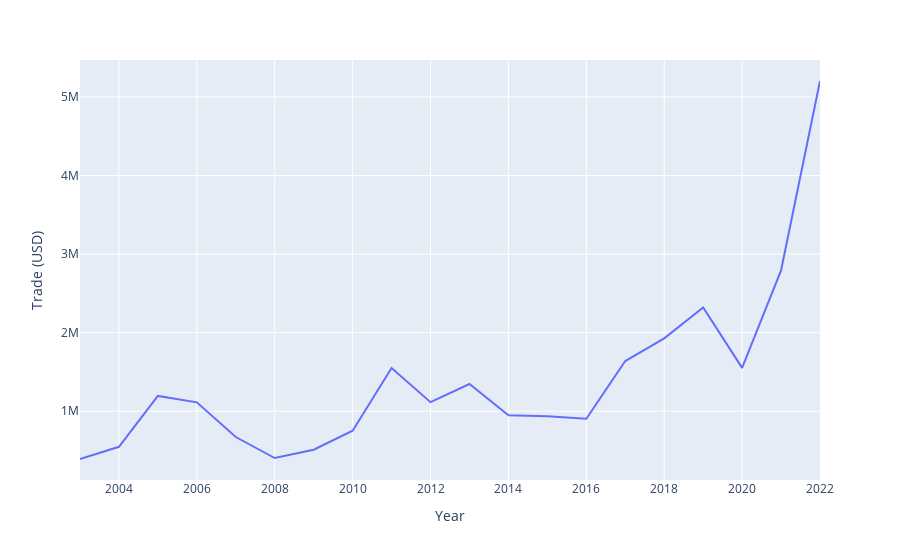

The code cell stored with this chart in its notebook:
### Code cell
#Plotting historical exports based on trade value in USD
tradeExportGraph = px.line(exportData, x='Year', y='Trade (USD)')
tradeExportGraph

### Figure 1 — Plotly figure (JSON) as saved in the notebook; plotly's stock layout.template omitted (floating-point values rounded to 4 significant figures)
{"data": [{"hovertemplate": "Year=%{x}<br>Trade (USD)=%{y}<extra></extra>", "legendgroup": "", "line": {"color": "#636efa", "dash": "solid"}, "marker": {"symbol": "circle"}, "mode": "lines", "name": "", "orientation": "v", "showlegend": false, "type": "scatter", "x": [2022, 2021, 2020, 2019, 2018, 2017, 2016, 2015, 2014, 2013, 2012, 2011, 2010, 2009, 2008, 2007, 2006, 2005, 2004, 2003], "xaxis": "x", "y": [5204000.0, 2793000.0, 1552000.0, 2322000.0, 1927000.0, 1639000.0, 903486, 934631, 949078, 1346683, 1115617, 1549786, 751680, 510193, 404141, 671467, 1113451, 1194623, 547444, 392002], "yaxis": "y"}], "layout": {"legend": {"tracegroupgap": 0}, "margin": {"t": 60}, "xaxis": {"anchor": "y", "domain": [0, 1], "title": {"text": "Year"}}, "yaxis": {"anchor": "x", "domain": [0, 1], "title": {"text": "Trade (USD)"}}}}
